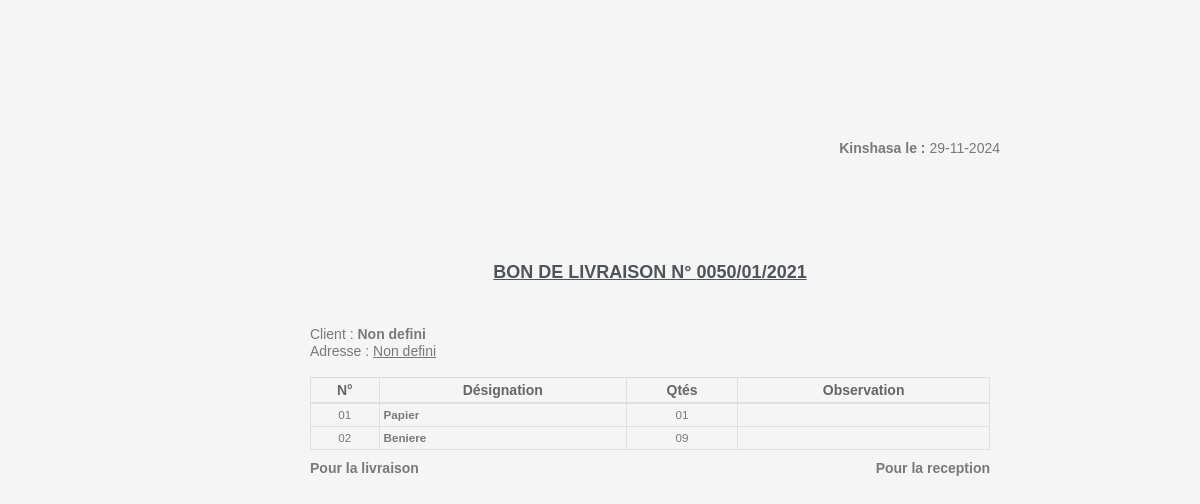
Screenshot of /etats/bon_livraison.php?ref=CMDE-6601 with the database file from the repository.
### tables this page shows
CREATE TABLE `t_ligne_cmd` (
  `id_lgne` int(11) NOT NULL,
  `ref_cmd` varchar(100) NOT NULL,
  `id_cli` int(11) NOT NULL,
  `client` varchar(50) NOT NULL,
  `adrs_cli` varchar(50) NOT NULL,
  `ref_prod` varchar(100) NOT NULL,
  `desi_prod` varchar(100) NOT NULL,
  `prix_unit` double DEFAULT NULL,
  `qte_achet` int(11) NOT NULL,
  `unite` varchar(30) NOT NULL,
  `prix_total` double NOT NULL,
  `devise` varchar(12) NOT NULL,
  `reduct` int(11) NOT NULL,
  `mont_verse` double NOT NULL,
  `mont_rendu` double NOT NULL,
  `montant_rendu` double NOT NULL,
  `total_fact` double NOT NULL,
  `creer_le` datetime NOT NULL,
  `type_vente` varchar(45) NOT NULL,
  `user_name` varchar(45) NOT NULL
);

### etats/bon_livraison.php (the view, shortened to what this page needs)
<?php
if (!(date('d-m-Y') == '04-02-2021')){
require('../includes/dbconnect.php');
$date1=date('Y-m-d');
$ref_cmd="";
 if(isset($_GET['ref'])){
     $ref_cmd=$_GET['ref'];
 }
 $vue_ventes_par_ref="Select t_ligne_cmd.id_lgne,t_ligne_cmd.desi_prod, t_ligne_cmd.ref_cmd, t_ligne_cmd.client, t_ligne_cmd.adrs_cli,t_ligne_cmd.qte_achet,t_ligne_cmd.unite, t_ligne_cmd.prix_unit, t_ligne_cmd.devise, t_ligne_cmd.prix_total,SUBSTRING(t_ligne_cmd.creer_le,1,10) AS date_fact, t_ligne_cmd.ref_prod, t_produits.ref_prod as prod_ref_prod, t_produits.Descript as descrip from t_ligne_cmd, t_produits where t_ligne_cmd.ref_prod=t_produits.ref_prod AND t_ligne_cmd.ref_cmd=? order by t_ligne_cmd.creer_le DESC";
  $req=$bdd->prepare($vue_ventes_par_ref);
  $req->execute(array($ref_cmd));
  $req2=$bdd->prepare($vue_ventes_par_ref);
  $req2->execute(array($ref_cmd));
$ligne='';
$devise1='';
$client='';
$adrs='';
?>
<!DOCTYPE html>
<html lang="fr-FR">
<head>
    <link href="../print/bootstrap.min.css" rel="stylesheet" type="text/css" />
    <link href="../print/menu.css" rel="stylesheet" type="text/css" />
    <link href="../print/print.css" rel="stylesheet" type="text/css" media="print"/>
    <link href="../print/core.css" rel="stylesheet" type="text/css" />
    <link href="../print/components.css" rel="stylesheet" type="text/css" />
    <link href="../print/icons.css" rel="stylesheet" type="text/css" />
    <link href="../print/pages.css" rel="stylesheet" type="text/css" />
    <link href="../print/responsive.css" rel="stylesheet" type="text/css" />
    <link href="../print/custom_print.css" rel="stylesheet" type="text/css" />
</head>
<body style="font-family: RolandBecker-Light, sans-serif; line-height: 1.2;">
<section class="invoice">
    <div class="col-md-7 col-md-offset-3">
        <div class="row">
        <div class="float-right" style="float: right; margin-bottom:11%">  <b>Kinshasa le : </b> <?php echo date('d-m-Y');?></div>
        </div>
        <br>
         <?php if($ligne=$req->fetch()){
              $Convert1=explode("-",$ligne['date_fact']);
               $date1=$Convert1[1]."/".$Convert1[0];
                $client=$ligne['client'];
                $adrs=$ligne['adrs_cli'];
                 if ($ligne['devise']=='dollar'){
                            $dev_symbole1='USD'; $devise1='Dollars Américain';$dev_symbole2='$'; }
                            else{  $dev_symbole1='CDF'; $devise1='Francs Congolais'; $dev_symbole2='FC';}
                }
                 ?>
        <h4 style="" ><u><center>BON DE LIVRAISON N°    <?php echo '00'.$ligne['id_lgne']."/".$date1;?> </center></u></h4>
         <br><br>
         <div class="float-left" style="float: left;">
          Client : <b> <?php echo  $client;?></b><br>
          Adresse : <u> <?php echo $adrs;?></u>
          </div><br/><br/><br/>
        <table class="table table-bordered table-responsive-sm">
            <thead class="bg-default-gradient">
                <tr>
                 <th style="text-align: center;font-size:1.0em;">N°</th>
                  <th style="text-align: center; font-size:1.0em;">Désignation</th>
                  <th style="text-align: center; font-size:1.0em;">Qtés</th>
                  <th style="text-align: center;">Observation</th>
                  </tr>
                </thead>
             <tbody>
                <?php
                      $i=0;
                     while($lignes=$req2->fetch()){
                        $i++;
                              ?>
                                           <tr >
                                            <td ><span style="text-align: center;"><center><?php
                                              if($i <10){echo  '0'.$i;} else{echo  $i;}?></td>
                                            <td > <span style="font-weight: bolder;"><?=$lignes['desi_prod'];?></span></td>
                                            <td><center><?php echo '0'.$lignes['qte_achet']; ?></center></td>
                                            <td ></td>
                                            </tr>
                                           <?php
                                            } ?>
                                         </tbody>
                                   </table>
                                 <div class="float-left" style="float: left; margin-bottom: 25px;">
                                  <b>Pour la livraison </b>
                                  </div>
                                  <div class="float-right" style="float: right; margin-bottom: 13%">
                                  <b>Pour la reception </b>
                                  </div>
    </div>
</section>
                               <footer>
                                   <br>
                                </footer>
</body>
</html>
<?php
}
else{
  echo "<body><br/><br/><br/><br/><br/><br/><br/><br/><br/><br/><br/><br/><hr/><hr/><h1 style='color:red;'><center>"."OUPS! Période d'essai de 30 jours atteinte, veuillez acheter votre produit."."</center></h1><hr/><hr/></body>";
}
?>

### print/core.css (style rules this page uses)
body { background: #f5f5f5; font-family: 'Arimo', sans-serif; margin: 0; padding-bottom: 60px; overflow-x: hidden; color: #797979; }
html { position: relative; min-height: 100%; background: #f5f5f5; }
h1, h2, h3, h4, h5, h6 { color: #505458; margin: 10px 0; font-weight: 700; }
h4 { line-height: 22px; }
* { outline: none !important; }
b { font-weight: 600; }
.row { margin-right: -10px; margin-left: -10px; }
.col-lg-1, .col-lg-10, .col-lg-11, .col-lg-12, .col-lg-2, .col-lg-3, .col-lg-4, .col-lg-5, .col-lg-6, .col-lg-7, .col-lg-8, .col-lg-9, .col-md-1, .col-md-10, .col-md-11, .col-md-12, .col-md-2, .col-md-3, .col-md-4, .col-md-5, .col-md-6, .col-md-7, .col-md-8, .col-md-9, .col-sm-1, .col-sm-10, .col-sm-11, .col-sm-12, .col-sm-2, .col-sm-3, .col-sm-4, .col-sm-5, .col-sm-6, .col-sm-7, .col-sm-8, .col-sm-9, .col-xs-1, .col-xs-10, .col-xs-11, .col-xs-12, .col-xs-2, .col-xs-3, .col-xs-4, .col-xs-5, .col-xs-6, .col-xs-7, .col-xs-8, .col-xs-9 { padding-left: 10px; padding-right: 10px; }

### print/components.css (style rules this page uses)
.table { margin-bottom: 10px; }
.table > thead > tr > th, .table > tbody > tr > th, .table > tfoot > tr > th, .table > thead > tr > td, .table > tbody > tr > td, .table > tfoot > tr > td, .table > thead > tr > th, .table-bordered { border-top: 1px solid #e0e0e0; }
.table-bordered > thead > tr > th, .table-bordered > tbody > tr > th, .table-bordered > tfoot > tr > th, .table-bordered > thead > tr > td, .table-bordered > tbody > tr > td, .table-bordered > tfoot > tr > td { border: 1px solid #e0e0e0; }
.table > thead > tr > th { vertical-align: bottom; border-bottom: 2px solid #e0e0e0; }
tbody { color: #797979; }
th { color: #666666; font-weight: 600; }
.table-bordered { border: 1px solid #dcdcdc; }

### print/pages.css (style rules this page uses)
td { font-size: smaller; }

### print/custom_print.css (style rules this page uses)
.table>tbody>tr>td, .table>tbody>tr>th, .table>tfoot>tr>td, .table>tfoot>tr>th, .table>thead>tr>td, .table>thead>tr>th { padding: 4px; line-height: 1.2; }

### print/print.css (style rules this page uses)
body { font-family: "Palatino Linotype", "Book Antiqua", Palatino, serif; font-size: 1em; color: #333333; margin-top: 2cm; margin-right: 2cm; margin-bottom: 1.5cm; margin-left: 2cm }

### rows the page displays
t_ligne_cmd: id_lgne "50", client "Non defini", adrs_cli "Non defini", desi_prod "Papier", qte_achet "1"
t_ligne_cmd: desi_prod "Beniere", qte_achet "9"

### other values shown
$date1 "01/2021"
